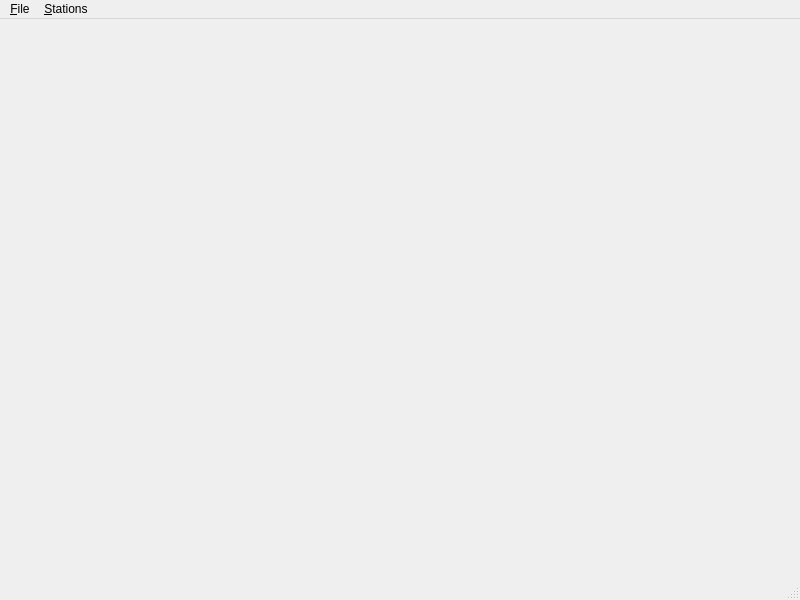
<?xml version="1.0" encoding="UTF-8"?>
<ui version="4.0">
 <class>meteor_radio_main_window</class>
 <widget class="QMainWindow" name="meteor_radio_main_window">
  <property name="geometry">
   <rect>
    <x>0</x>
    <y>0</y>
    <width>800</width>
    <height>600</height>
   </rect>
  </property>
  <property name="windowTitle">
   <string>MainWindow</string>
  </property>
  <widget class="QWidget" name="centralwidget"/>
  <widget class="QMenuBar" name="menubar">
   <property name="geometry">
    <rect>
     <x>0</x>
     <y>0</y>
     <width>800</width>
     <height>27</height>
    </rect>
   </property>
   <widget class="QMenu" name="menu_File">
    <property name="title">
     <string>&amp;File</string>
    </property>
    <addaction name="actOpen"/>
    <addaction name="actConnect_to_DB"/>
    <addaction name="act_Disconnect_from_DB"/>
    <addaction name="separator"/>
    <addaction name="actQuit"/>
   </widget>
   <widget class="QMenu" name="menu_Stations">
    <property name="title">
     <string>&amp;Stations</string>
    </property>
    <addaction name="actStatParameters"/>
   </widget>
   <addaction name="menu_File"/>
   <addaction name="menu_Stations"/>
  </widget>
  <widget class="QStatusBar" name="statusbar"/>
  <action name="actQuit">
   <property name="text">
    <string>Quit</string>
   </property>
   <property name="shortcut">
    <string>Ctrl+Q</string>
   </property>
  </action>
  <action name="actOpen">
   <property name="text">
    <string>Open ...</string>
   </property>
  </action>
  <action name="actStatParameters">
   <property name="text">
    <string>Stations parameters ...</string>
   </property>
  </action>
  <action name="actConnect_to_DB">
   <property name="text">
    <string>Connect to DB ...</string>
   </property>
  </action>
  <action name="act_Disconnect_from_DB">
   <property name="text">
    <string>&amp;Disconnect from DB</string>
   </property>
  </action>
 </widget>
 <resources/>
 <connections/>
</ui>
